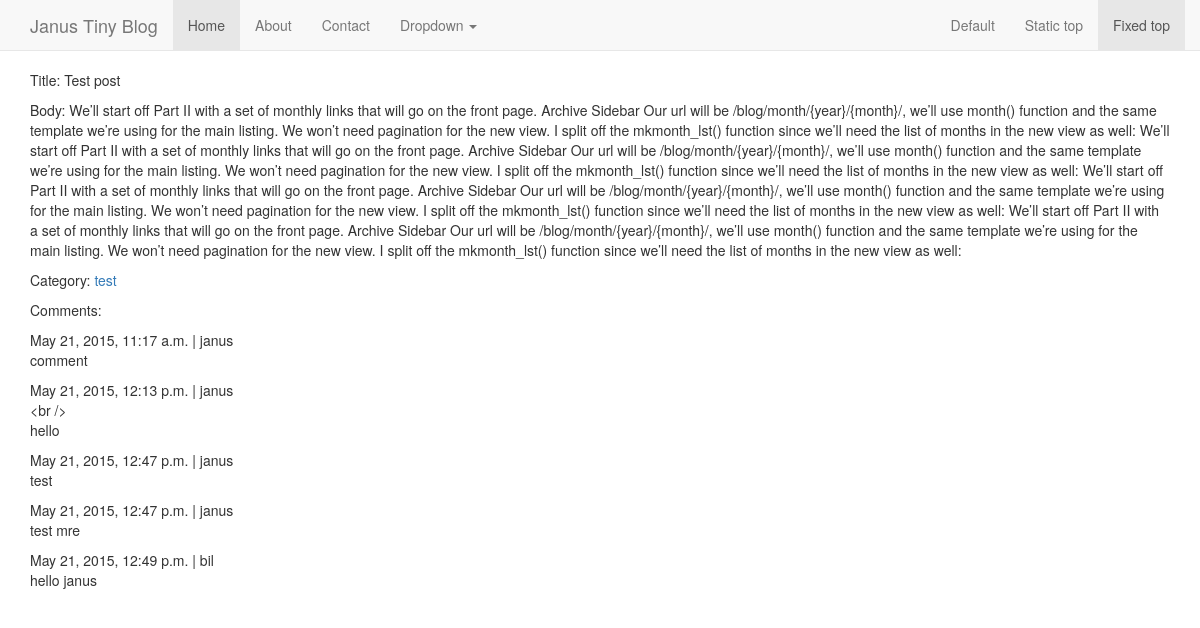
/blog/posts/test-post/, run on the app's committed database.
### blog/models.py (models this page shows, shortened)
class Post(models.Model):
	category = models.ForeignKey(Category)
	author = models.ForeignKey(User)
	title = models.CharField(max_length=128)
	slug = models.SlugField(unique=True)
	body = models.TextField()
	url = models.URLField(blank=True)
	views = models.IntegerField(default=0)
	status = models.CharField(max_length=1, choices=BLOG_ITEM_STATUS, default='0')
	updated = models.DateTimeField(auto_now=True)
	created = models.DateTimeField(auto_now_add=True)
	class Meta:
		ordering = ['created']

class Category(models.Model):
	name = models.CharField(max_length=128, unique=True)
	slug = models.SlugField(unique=True)
	def __str__(self):
		return self.name

class Comment(models.Model):
    created = models.DateTimeField(auto_now_add=True)
    author = models.ForeignKey(User)
    body = models.TextField()
    post = models.ForeignKey(Post)

### blog/views.py (the view)
# urls.py: url(r'^posts/(?P<postslug>.*)/$', 'blog.views.view'),
def view(request, postslug):
    post = Post.objects.get(slug=postslug)
    comments = Comment.objects.filter(post=post)
    context = {'post': post, "comments":comments,"form":CommentForm(), "user":request.user}
    context.update(csrf(request))
    return render_to_response('blog/singlepost.html', context)

### templates/blog/singlepost.html (shortened to what this page needs)
{% extends "base.html" %}
{% block content %}
        <div id="singlepost">
                <p>Title: {{ post.title }}</p>
                <p>Body: {{ post.body }}</p>
                <p>Category: <a href="/blog/categories/{{ post.category.slug }}/">{{ post.category }}</a></p>
{% if comments %}
    <p>Comments:</p>
{% endif %}
{% for comment in comments %}
    <div class="comment">
        <div class="time">{{ comment.created }} | {{ comment.author }}</div>
        <div class="body">{{ comment.body|linebreaks }}</div>
    </div>
{% endfor %}
 </div>
{% endblock %}

### static/css/navbar-fixed-top.css (style rules this page uses)
body { min-height: 2000px; padding-top: 70px; }

### templates/base.html (style rules this page uses)
body { padding-top: 60px; }

### data on the page
Post: title "Test post", body "We’ll start off Part II with a set of monthly links that will go on the front page. Archive Sidebar Our url will be /blog/month/{year}/{month}/, we’ll use month() function and the same template we’re using for the main listing. We won’t need pagination for the new view. I split off the mkmonth_lst() function since we’ll need the list of months in the new view as well: We’ll start off Part II with a set of monthly links that will go on the front page. Archive Sidebar Our url will be /blog/month/{year}/{month}/, we’ll use month() function and the same template we’re using for the main listing. We won’t need pagination for the new view. I split off the mkmonth_lst() function since we’ll need…", category "test"
Comment: created "May 21, 2015, 11:17 a.m.", author "janus", body "comment"
Comment: created "May 21, 2015, 12:13 p.m.", author "janus", body "<br /> hello"
Comment: created "May 21, 2015, 12:47 p.m.", author "janus", body "test"
Comment: created "May 21, 2015, 12:47 p.m.", author "janus", body "test mre"
Comment: created "May 21, 2015, 12:49 p.m.", author "bil", body "hello janus"
